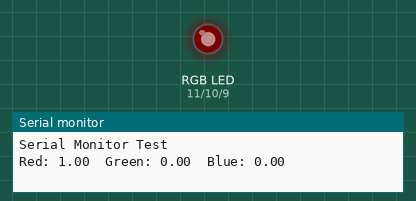
Simulated run of this sketch. Board: Arduino Uno, built with avr-gcc and run on an emulated ATmega328P. Shown: an RGB LED mixed from three pins (HIGH = lit), the last lines printed to the serial monitor. Dim RGB values are drawn brighter than linear.

Above: at 0.05 s.
At 5.9 s:
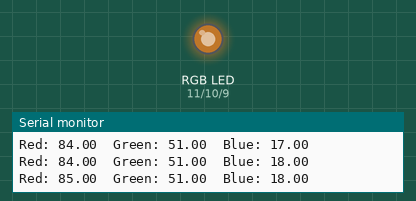
At 8.8 s:
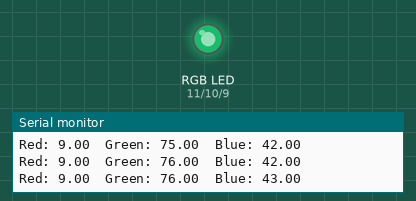
At 11.75 s:
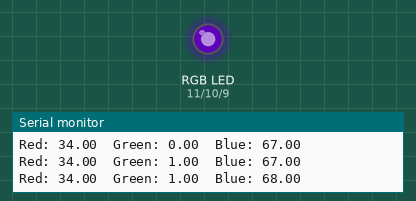
Timing chart, 0 to 15.3 s (numbered marks = the images above):
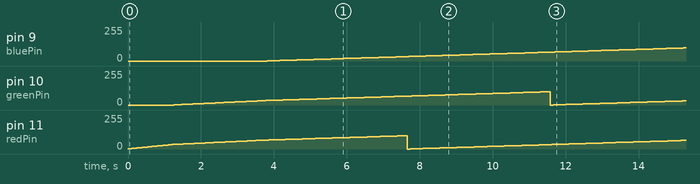

Measured:
- by itself, pin 9 (bluePin), pin 10 (greenPin), pin 11 (redPin): ramps from 0/255 to 100/255 and jumps back, once every 11.8 s

The sketch:

newFade_rgb.ino
```cpp
int redPin = 11;
int greenPin = 10;
int bluePin = 9;
double r = 0;
double g = 0;
double b = 0;
boolean red = true;
boolean green = true;
boolean blue = true;

void setup()
{
  pinMode(redPin, OUTPUT);
  pinMode(greenPin, OUTPUT);
  pinMode(bluePin, OUTPUT);
  Serial.begin(9600);
  Serial.print("Serial Monitor Test\n");
}

void loop()
{
  if (blue)
  {
    r++;
    printColor();
    setColor(r, g, b);
    if (r >= 100.0 / 3)
      red = false;
    if (r >= 100)
      r = 0;
    delay(5);
  }
  if (!red)
  {
    g++;
    printColor();
    setColor(r, g, b);
    if (g >= 100.0 / 3)
      green = false;
    if (g >= 100)
      g = 0;
    delay(5);
  }
  if (!green)
  {
    b++;
    printColor();
    setColor(r, g, b);
    if (b >= 100)
      b = 0;
    delay(5);
  }
}

void printColor()
{
  Serial.print("Red: ");
  Serial.print(r);
  Serial.print("  Green: ");
  Serial.print(g);
  Serial.print("  Blue: ");
  Serial.print(b);
  Serial.print("\n");
}

void setColor(int red, int green, int blue)
{
#ifdef COMMON_ANODE
  red = 255 - red;
  green = 255 - green;
  blue = 255 - blue;
#endif
  analogWrite(redPin, red);
  analogWrite(greenPin, green);
  analogWrite(bluePin, blue);
}
```
